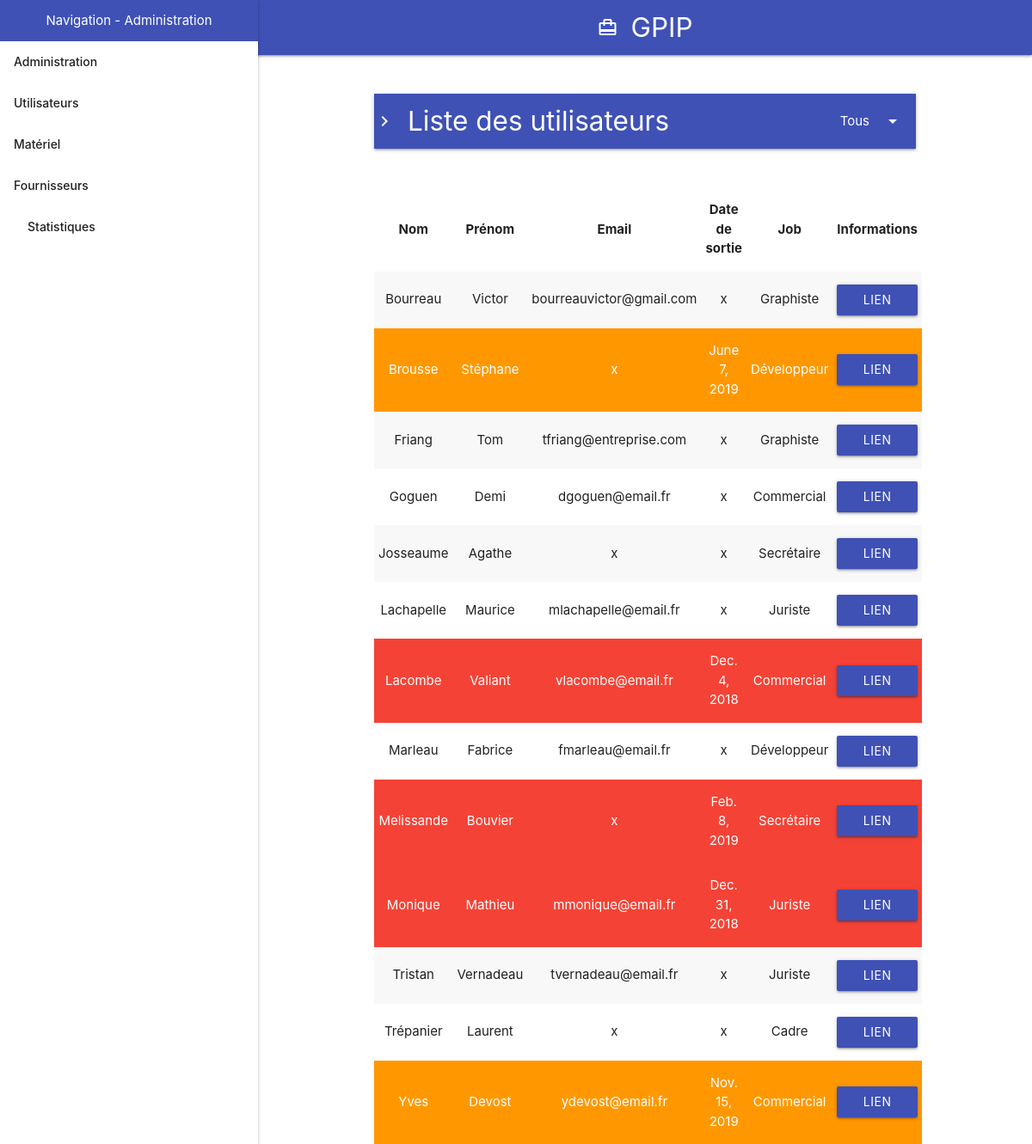
The page /user/ on the database its author committed.
### core/models.py (models this page shows, shortened)
class   User            (models.Model):
    forname     = models.CharField(max_length = 255)
    name        = models.CharField(max_length = 255)
    email       = models.EmailField(max_length = 255, null = True, blank = True)
    oAuthKey    = models.CharField(max_length = 1024)
    entryDate   = models.DateField(null = True, blank = True)
    outDate     = models.DateField(null = True, blank = True)
    userRole    = models.ForeignKey(UserRole, on_delete = models.CASCADE)
    userJob     = models.ForeignKey(UserJob, on_delete = models.CASCADE)

class   UserJob         (models.Model):
    name        = models.CharField(max_length = 255)

### core/_views/list.py (the view)
# urls.py: path('user/', views.user_list,
def user_list(request):
    userList = User.objects.exclude(userRole = UserRole.objects.get(name = '__STOCK__')).order_by('name')
    viewOption = user_list_options()
    viewParams = {
        'navTitle': 'Liste des utilisateurs',
        'navLinks' : viewOption,
        'navLinkActive' : 'Tous',
        'userList' : userList,
        'today' : date.today(),
        }
    return render(request, 'list/user.html', viewParams)

### core/_views/list.py (called while the page is built)
def user_list_options():
    to_return = [
        {
            'name' : 'Tous',
            'ref' : '/user/'
        },
        {
            'name' : 'Par job',
            'ref' : '/user/job'
        },
    ]
    return (to_return)

### core/templates/list/user.html (shortened to what this page needs)
{% extends "main.html" %}
{% load static %}
{% block content %}
{% if userList %}
<table class="striped centered responsive-table">
  <thead>
    <tr>
      <th>Nom</th>
      <th>Prénom</th>
      <th>Email</th>
      <th>Date de sortie</th>
      <th>Job</th>
      <th>Informations</th>
    </tr>
  </thead>
  <tbody>
    {% for user in userList %}
		{% if user.entryDate %}
			{% if user.entryDate > today %}
				<tr class="green white-text">
			{% elif user.outDate %}
				{% if user.outDate < today %}
					<tr class="red white-text">
				{% else %}
					<tr class="orange white-text">
				{% endif %}
			{% else %}
				<tr>
			{% endif %}
		{% elif user.outDate %}
			{% if user.outDate < today %}
					     <tr class="red white-text">
			{% else %}
					     <tr class="orange white-text">
			{% endif %}
		{% else %}
			<tr>
		{% endif %}
		<td>{{ user.name }}</td>
		<td>{{ user.forname }}</td>
		<td>{{ user.email | default:"x" }}</td>
		<td>{{ user.outDate | default:"x" }}</td>
		<td>{{ user.userJob.name }}</td>
		<td>
			<a class="waves-effect waves-light btn indigo" href="/user/{{user.pk}}">
				Lien<i class="material-icons right">send</i>
			</a>
		</td>
		</tr>
	{% endfor %}
  </tbody>
  <br>
</table>
{% else %}
  Aucun utilisateur n'est enregistré pour le moment<br>
{% endif %}
{% endblock content %}

### templates/main.html (shortened to what this page needs)
{% load static %}
<!DOCTYPE html>
<html>
	<head>
		<link rel="stylesheet" href="{% static "css/materialize.css"%}">
		<link rel="stylesheet" href="{% static "css/navbar.css" %}">
	</head>
	<body>
	{% block navbar %}
		{% include "leftNavBar.html" %}
		{% include "topNavBar.html" %}
	{% endblock navbar %}
	<main>
    	<div class="container">
			{% include "navTitle.html" %}
			<br>
			{% block content %}{% endblock content %}
		</div>
	</main>
  </body>
</html>

### templates/leftNavBar.html (shortened to what this page needs)
{% block sidenavbar %}
<ul id="mobile-version" class="sidenav sidenav-fixed">
	<li class="indigo center white-text">
		Navigation - Administration
	</li>
	<ul class="collapsible">
		<li class="bold">
			<a class="collapsible-header waves-effect">Administration</a>
		</li>
		<li class="bold">
			<a class="collapsible-header waves-effect">
				Utilisateurs
			</a>
		</li>
		<li class="bold">
			<a class="collapsible-header waves-effect">Matériel</a>
		</li>
		<li class="bold">
			<a class="collapsible-header waves-effect">Fournisseurs</a>
		</li>
		<li class="bold">
			<a href="{% url 'core:admin' %}"
				class="waves-effect">Statistiques</a>
		</li>
	</ul>
</ul>
{% endblock sidenavbar %}

### templates/topNavBar.html (shortened to what this page needs)
{% block topnavbar %}
<div class="topnavbar_container">
	<div class="navbar navbar-fixed">
		<nav>
			<div class="nav-wrapper indigo center-align">
				<a href="#" id="main_title" class="center brand-logo">GPIP<i class='material-icons'>card_travel</i></a>
			</div>
		</nav>
	</div>
</div>
{% endblock topnavbar %}

### templates/navTitle.html (shortened to what this page needs)
{% if navTitle %}
<br>
<br>
<nav>
	<div class="nav-wrapper indigo">
		<i class="material-icons left">chevron_right</i>
		<a href="#" class="brand-logo">{{ navTitle }}</a>
		{% if navLinks %}
		<ul class="right">
			<li>
				<a class="dropdown-trigger" href="#!" data-target="navTitle">
					{% if navLinkActive %}
						{{ navLinkActive }}
					{% else %}
						Plus/Options
					{% endif %}
					<i class="material-icons right">arrow_drop_down</i>
				</a>
			</li>
		</ul>
		{% endif %}
	</div>
<br>
</nav>
{% endif %}

### static/css/navbar.css (style rules this page uses)
@media (min-width: 992px) { main { padding-left: 300px; } }
@media (min-width: 992px) { #main_title { padding-left: 300px; } }

### rows shown on the page
User: name "Bourreau", forname "Victor", email "bourreauvictor@gmail.com", outDate "x", userJob.name "Graphiste"
User: name "Brousse", forname "Stéphane", email "x", outDate "June 7, 2019", userJob.name "Développeur"
User: name "Friang", forname "Tom", email "tfriang@entreprise.com", outDate "x", userJob.name "Graphiste"
User: name "Goguen", forname "Demi", email "dgoguen@email.fr", outDate "x", userJob.name "Commercial"
User: name "Josseaume", forname "Agathe", email "x", outDate "x", userJob.name "Secrétaire"
User: name "Lachapelle", forname "Maurice", email "mlachapelle@email.fr", outDate "x", userJob.name "Juriste"
User: name "Lacombe", forname "Valiant", email "vlacombe@email.fr", outDate "Dec. 4, 2018", userJob.name "Commercial"
User: name "Marleau", forname "Fabrice", email "fmarleau@email.fr", outDate "x", userJob.name "Développeur"
User: name "Melissande", forname "Bouvier", email "x", outDate "Feb. 8, 2019", userJob.name "Secrétaire"
User: name "Monique", forname "Mathieu", email "mmonique@email.fr", outDate "Dec. 31, 2018", userJob.name "Juriste"
User: name "Tristan", forname "Vernadeau", email "tvernadeau@email.fr", outDate "x", userJob.name "Juriste"
User: name "Trépanier", forname "Laurent", email "x", outDate "x", userJob.name "Cadre"
User: name "Yves", forname "Devost", email "ydevost@email.fr", outDate "Nov. 15, 2019", userJob.name "Commercial"

### other values the page prints
{{ navTitle }} "Liste des utilisateurs"
{{ navLinkActive }} "Tous"
